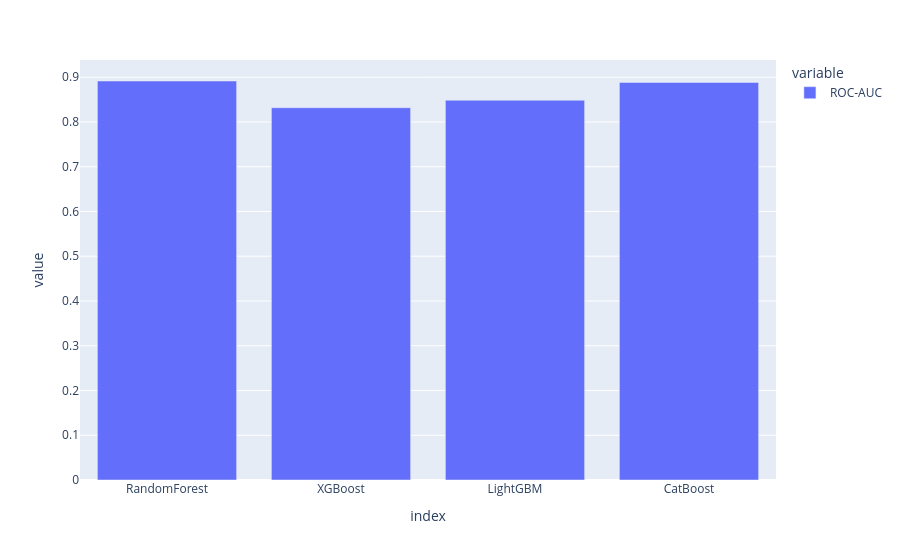

The cell this chart's notebook holds for it:
### Code cell
results_df['ROC-AUC'].plot.bar()

### Figure 1 — Plotly figure (JSON) as saved in the notebook; plotly's stock layout.template omitted (floating-point values rounded to 4 significant figures)
{"data": [{"alignmentgroup": "True", "hovertemplate": "variable=ROC-AUC<br>index=%{x}<br>value=%{y}<extra></extra>", "legendgroup": "ROC-AUC", "marker": {"color": "#636efa", "pattern": {"shape": ""}}, "name": "ROC-AUC", "offsetgroup": "ROC-AUC", "orientation": "v", "showlegend": true, "textposition": "auto", "type": "bar", "x": ["RandomForest", "XGBoost", "LightGBM", "CatBoost"], "xaxis": "x", "y": [0.8915, 0.8318, 0.8485, 0.8883], "yaxis": "y"}], "layout": {"barmode": "relative", "legend": {"title": {"text": "variable"}, "tracegroupgap": 0}, "margin": {"t": 60}, "xaxis": {"anchor": "y", "domain": [0, 1], "title": {"text": "index"}}, "yaxis": {"anchor": "x", "domain": [0, 1], "title": {"text": "value"}}}}
